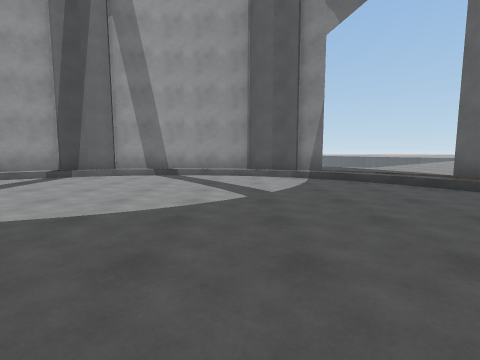
view 1 (above)

12 first-person views from a walk through a Unity game level. The camera is 1.3 m above the floor, tilts 6° down and sees 85° across. The floor is counted in squares, 2 m on a side. Each view is taken from the middle of a square. On the plan, view 1 faces up. The plan holds only what a view shows up to about 9 squares ahead; the rest is blank. The place goes on beyond the plan. The player is left out. Some animated figures are left out.

view 2
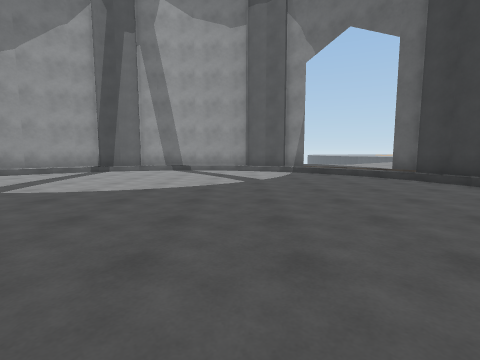

view 3
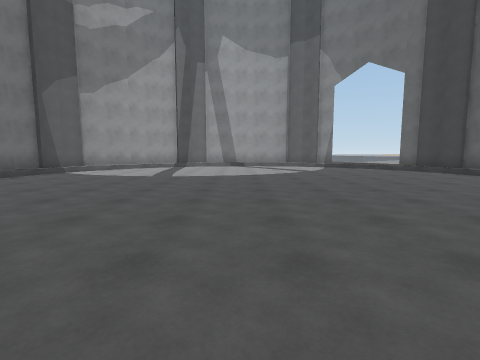

view 4
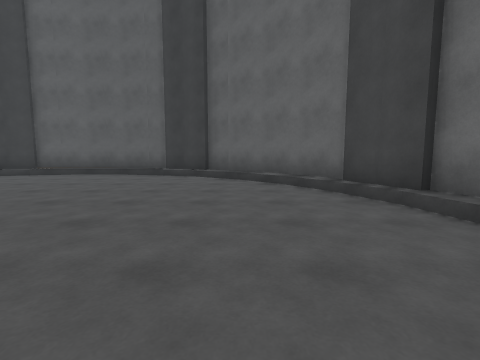

view 5
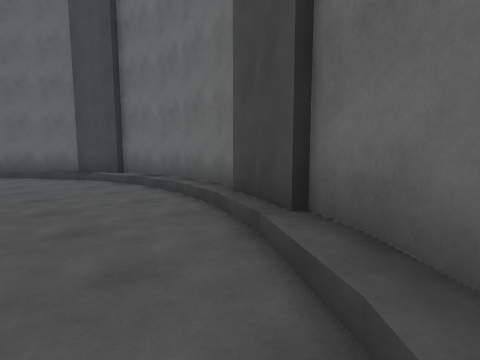

view 6
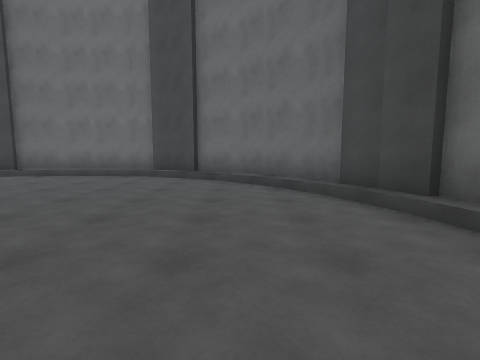

view 7
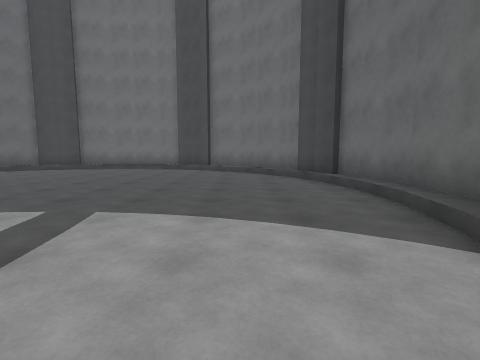

view 8
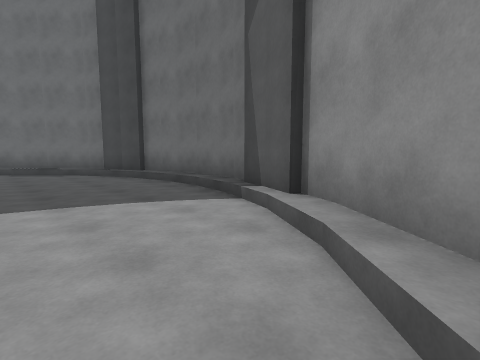

view 9
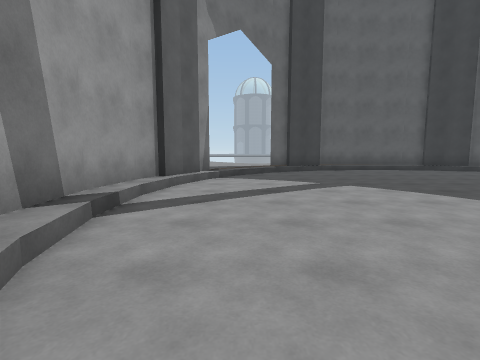

view 10
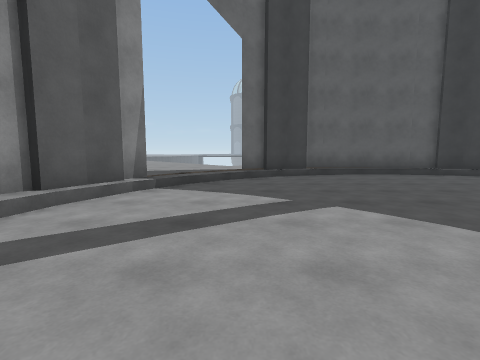

view 11
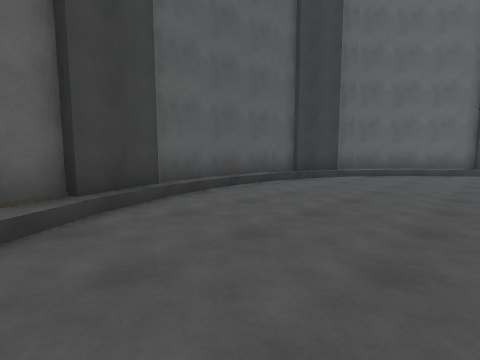

view 12
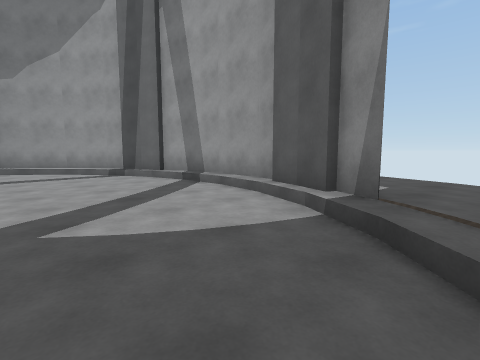

### Floor plan
Points are (right, up) in squares from view 1. A wall is a line through its corners. A room is listed if a view was taken in it or the views show most of it. See-through windows are left out.
Room 1 (views 1, 2, 3, 4, 5, 6, 7, 8, 9, 10, 11, 12)
walls: (-7.8, -1.4) (-7.3, -2.7); (-4.9, -4.7) (-4.2, -5.1); (-8.3, -0.2) (-7.8, -1.5); (-7.5, 4.3) (-7.8, 3.7); (-4.3, -5) (-2.8, -5.6); (-7.8, 3.8) (-8.3, 2.4); (-8.5, 1.1) (-8.4, -0.4); (-7.4, -2.7) (-6.5, -3.8); (-8.4, 2.5) (-8.5, 1); (-6.6, -3.7) (-5.4, -4.6); (-5.5, -4.6) (-4.9, -4.9); (-7.3, 5) (-7.7, 4.2); (-4.1, 7.3) (-4.9, 6.9); (0.2, -5.3) (0.9, -5.1); (-3, -5.6) (-1.5, -5.8); (-3.6, 7.5) (-4.3, 7.3); (0.8, -5.1) (2.1, -4.5); (-6.5, 6) (-7.4, 4.9); (-4.8, 7.2) (-5.5, 6.8) (-6.5, 5.9); (-1.8, -5.8) (-0.3, -5.6) (0.4, -5.4); (1.6, 6.9) (0.8, 7.3); (0.9, 7.3) (-0.5, 7.8); (-2.9, 7.9) (-3.7, 7.6); (3.9, -2.7) (4.5, -1.4); (2.2, -4.6) (3.2, -3.7); (4.5, -1.6) (5, -0.1); (4.5, 3.6) (4.2, 4.3); (-0.2, 7.8) (-1.7, 8) (-3, 7.8); (3.2, -3.8) (4.1, -2.6); (5, 2.3) (4.5, 3.7); (2.2, 6.8) (1.6, 7.1); (5.2, 1) (5.1, 2.5); (5.1, -0.3) (5.2, 1.2)
low walls: (-6.9, -2.5) (-6.6, -3); (-7.8, -0.7) (-7.6, -1.2); (-8, 0) (-7.9, -0.5); (-6.1, -3.5) (-5.7, -3.9); (-7.9, 2.7) (-8, 2.2); (-7.5, 3.8) (-7.7, 3.3); (-4.2, -4.8) (-3.7, -5); (-6.6, 5.2) (-7.1, 4.5); (-5.7, 6.1) (-6.3, 5.5); (1.4, -4.5) (2.3, -3.9); (0.2, -5.1) (1, -4.7); (2.4, -3.8) (3.4, -2.9); (-1, 7.5) (-1.8, 7.5); (4.1, -1.6) (4.4, -0.8); (3.7, -2.4) (4.1, -1.8); (1.1, 6.9) (0.4, 7.2); (1.8, 6.5) (1.3, 6.8); (4, 4.1) (3.7, 4.6); (4.7, 1.9) (4.6, 2.4); (4.2, 3.7) (3.9, 4.3)
ways out: opening at (3.5, 5.5)

Positions as (right, up) in squares from view 1, and headings:
1: (0, 0), facing up
2: (0, -2), facing up
3: (-2, -5), facing up
4: (-3, -3), facing right
5: (-6, -3), facing down-right
6: (-6, 2), facing down
7: (-6, 5), facing down
8: (-5, 6), facing down-left
9: (-5, 6), facing right
10: (-3, 5), facing right
11: (1, 5), facing down-right
12: (3, 4), facing up-left
